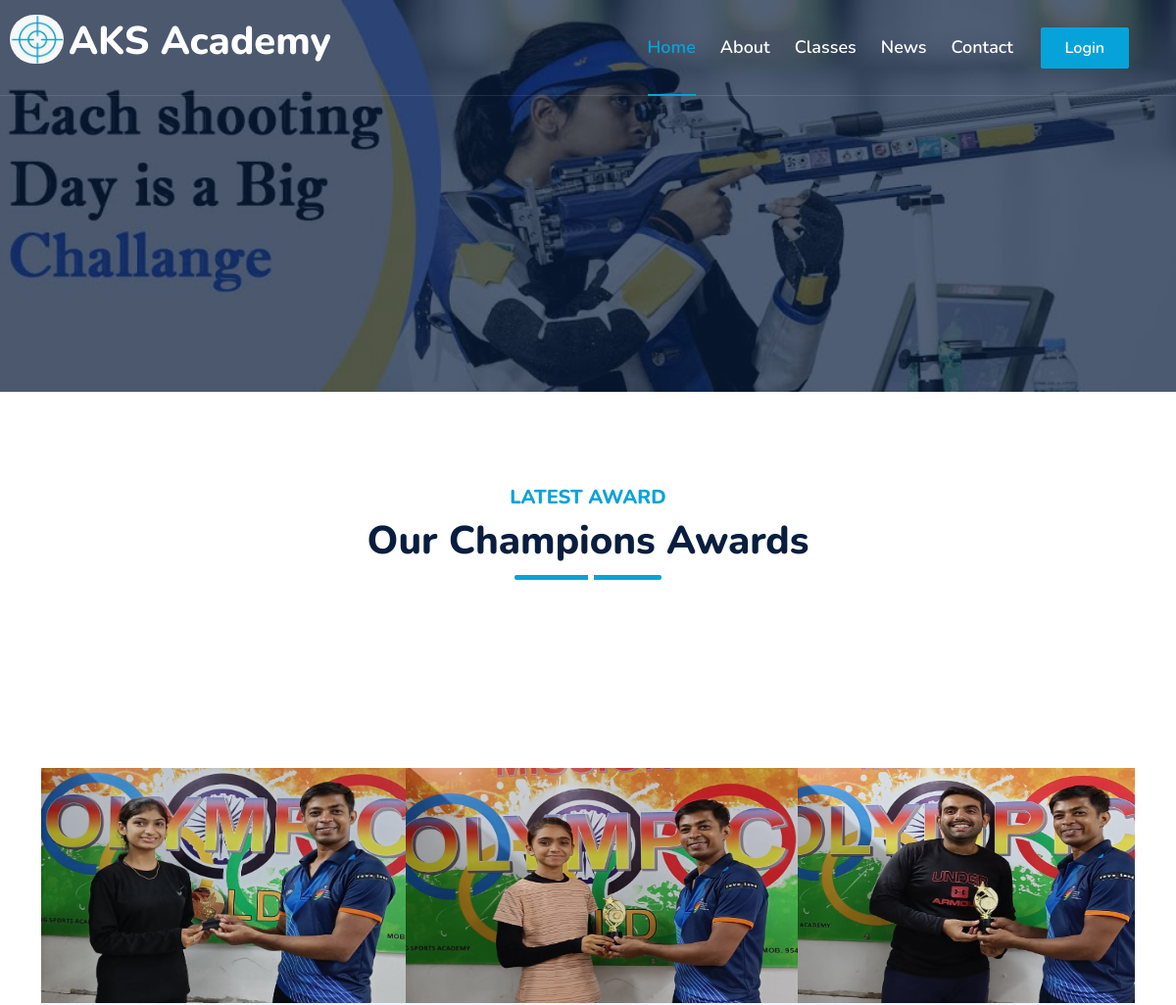
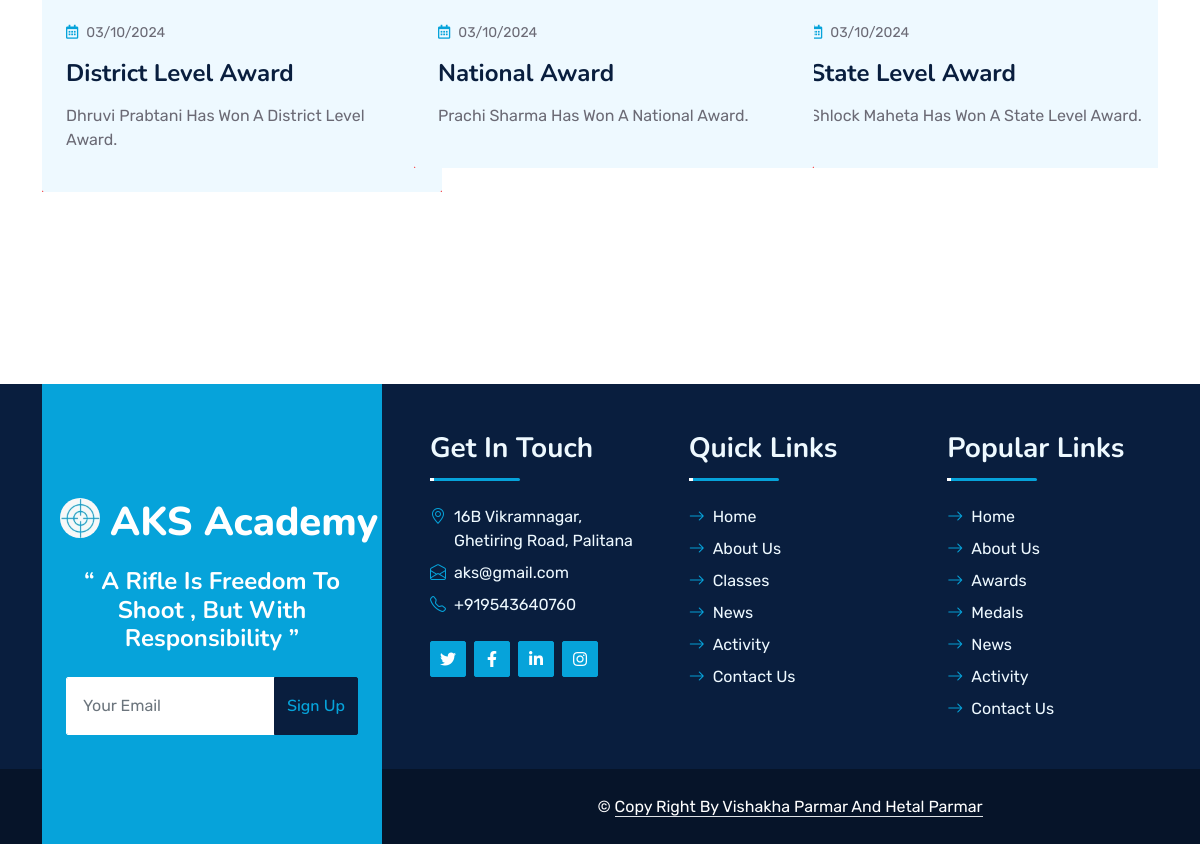
The app's page /champions.php with its own data (2 pictures, top to bottom).
### tables this page shows
CREATE TABLE `tbl_awards` (
  `id` int(15) NOT NULL,
  `title_of_award` varchar(50) NOT NULL,
  `award_desc` varchar(90) NOT NULL,
  `post_date` varchar(20) NOT NULL,
  `award_photo` varchar(100) NOT NULL
);

### champions.php (the view, shortened to what this page needs)
<!DOCTYPE html>
<html lang="en">
<head>
    <link href="https://cdnjs.cloudflare.com/ajax/libs/font-awesome/5.10.0/css/all.min.css" rel="stylesheet">
    <link href="https://cdn.jsdelivr.net/npm/bootstrap-icons@1.4.1/font/bootstrap-icons.css" rel="stylesheet">
    <link href="lib/owlcarousel/assets/owl.carousel.min.css" rel="stylesheet">
    <link href="lib/animate/animate.min.css" rel="stylesheet">
    <link href="css/bootstrap.min.css" rel="stylesheet">
    <link href="css/style.css" rel="stylesheet">
</head>
<body>
    <?php
            include "code_parts/nav.php";
        ?>
     <div id="header-carousel" class="carousel slide carousel-fade" data-bs-ride="carousel">
            <div class="carousel-inner">
                <div class="carousel-item active">
                    <img class="w-100" src="img/img9.jpg" alt="Image">
                    <div class="carousel-caption d-flex flex-column align-items-center justify-content-center">
                    </div>
                </div>
                </div>
            </div>
        </div>
    <div class="container-fluid py-5 wow fadeInUp" data-wow-delay="0.1s">
        <div class="container py-5">
            <div class="section-title text-center position-relative pb-3 mb-5 mx-auto" style="max-width: 600px;">
                <h5 class="fw-bold text-primary text-uppercase">Latest Award</h5>
                <h1 class="mb-0">Our Champions Awards</h1>
            </div>
            <div class="row g-5">
                <div class="container-fluid py-5 wow fadeInUp" data-wow-delay="0.1s">
        <div class="container py-5">
            </div>
            <div class="owl-carousel testimonial-carousel wow fadeInUp" data-wow-delay="0.6s">
<?php
include("code_parts/connection.php");
$sql = "select * from tbl_awards";
$qry = mysqli_query($con, $sql);
while($row=mysqli_fetch_assoc($qry))
  {
echo '
   <div class="col-lg-4 wow slideInUp" data-wow-delay="0.3s" style="width: 400px;background: red;" >
                    <div class="blog-item bg-light rounded overflow-hidden">
                        <div class="blog-img position-relative overflow-hidden">
                            <img class="img-fluid" src="admin/'.$row['award_photo'].'" alt="" style="height:240px;">
                        </div>
                        <div class="p-4">
                            <div class="d-flex mb-3">
                                <small><i class="far fa-calendar-alt text-primary me-2"></i>'.$row['post_date'].'</small>
                            </div>
                            <h4 class="mb-3">'.$row['title_of_award'].'</h4>
                            <p>'.$row['award_desc'].'</p>
                            </div>
                    </div>
                </div>';
  }
 ?>
            </div>
        </div>
    </div>
            </div>
        </div>
        <?php
            include "code_parts/footer.php";
        ?>
</body>
</html>

### css/style.css (style rules this page uses)
:root { --primary: #06A3DA; --secondary: #34AD54; --light: #EEF9FF; --dark: #091E3E; }
h1, h2, .fw-bold { font-weight: 800 !important; }
h3, h4, .fw-semi-bold { font-weight: 700 !important; }
h5, h6, .fw-medium { font-weight: 600 !important; }
.carousel-caption { top: 0; left: 0; right: 0; bottom: 0; background: rgba(9, 30, 62, .7); z-index: 1; }
.section-title::before { position: absolute; content: ""; width: 150px; height: 5px; left: 0; bottom: 0; background: var(--primary); border-radius: 2px; }
.section-title.text-center::before { left: 50%; margin-left: -75px; }
.section-title::after { position: absolute; content: ""; width: 6px; height: 5px; bottom: 0px; background: #FFFFFF; -webkit-animation: section-title-run 5s infinite linear; animation: section-title-run 5s infinite linear; }
.section-title.text-center::after { -webkit-animation: section-title-run-center 5s infinite linear; animation: section-title-run-center 5s infinite linear; }
.team-item .team-img img, .blog-item .blog-img img { transition: .5s; }

### records on screen
tbl_awards: award_photo (picture), post_date "03/10/2024", title_of_award "National Award", award_desc "Prachi Sharma Has Won A National Award."
tbl_awards: award_photo (picture), post_date "03/10/2024", title_of_award "State Level Award", award_desc "Shlock Maheta Has Won A State Level Award."
tbl_awards: award_photo (picture), post_date "03/10/2024", title_of_award "District Level Award", award_desc "Dhruvi Prabtani Has Won A District Level Award."
